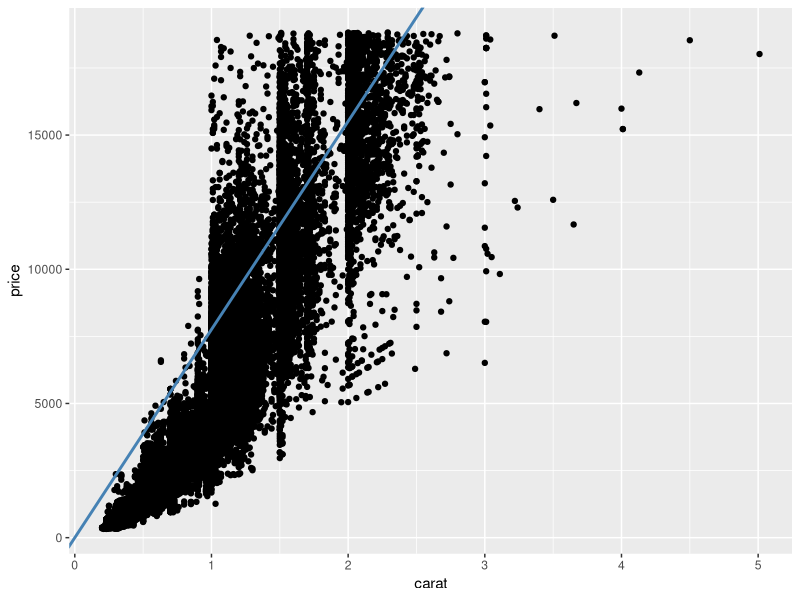

Reproduce this figure in R.
## ---- chunk 1
library(broom)
library(tidyverse)
        
mod <- lm(data = diamonds, price ~ carat)

diamonds_tidy <- augment(mod)

glimpse(diamonds_tidy)

predict
## ---- chunk 2
summary(mod)

sqrt(sum(residuals(mod)^2) / df.residual(mod))

## ---- chunk 3
#rsquared of diamonds model = 0.8493

1 - (var(diamonds_tidy$.resid)/var(diamonds_tidy$price))
## ---- chunk 4
slope <- coef(mod)[2]

diamonds_tidy %>%
  ggplot(aes(x = carat, y = price))+
  geom_point() +
  geom_abline(slope = slope, colour = "steelblue", size = 1)

diamonds_tidy %>%
  arrange(desc(.hat))%>%
  head()

diamonds_tidy %>%
  arrange(desc(.cooksd)) %>%
  head()
